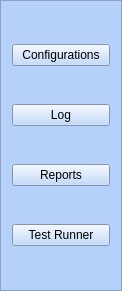
   <widget class="QFrame" name="side_menu">
    <property name="geometry">
     <rect>
      <x>0</x>
      <y>70</y>
      <width>122</width>
      <height>291</height>
     </rect>
    </property>
    <property name="palette">
     <palette>
      <active>
       <colorrole role="WindowText">
        <brush brushstyle="SolidPattern">
         <color alpha="255">
          <red>0</red>
          <green>0</green>
          <blue>0</blue>
         </color>
        </brush>
       </colorrole>
       <colorrole role="Button">
        <brush brushstyle="SolidPattern">
         <color alpha="255">
          <red>181</red>
          <green>209</green>
          <blue>250</blue>
         </color>
        </brush>
       </colorrole>
       <colorrole role="Light">
        <brush brushstyle="SolidPattern">
         <color alpha="255">
          <red>255</red>
          <green>255</green>
          <blue>255</blue>
         </color>
        </brush>
       </colorrole>
       <colorrole role="Midlight">
        <brush brushstyle="SolidPattern">
         <color alpha="255">
          <red>218</red>
          <green>232</green>
          <blue>252</blue>
         </color>
        </brush>
       </colorrole>
       <colorrole role="Dark">
        <brush brushstyle="SolidPattern">
         <color alpha="255">
          <red>90</red>
          <green>104</green>
          <blue>125</blue>
         </color>
        </brush>
       </colorrole>
       <colorrole role="Mid">
        <brush brushstyle="SolidPattern">
         <color alpha="255">
          <red>121</red>
          <green>139</green>
          <blue>167</blue>
         </color>
        </brush>
       </colorrole>
       <colorrole role="Text">
        <brush brushstyle="SolidPattern">
         <color alpha="255">
          <red>0</red>
          <green>0</green>
          <blue>0</blue>
         </color>
        </brush>
       </colorrole>
       <colorrole role="BrightText">
        <brush brushstyle="SolidPattern">
         <color alpha="255">
          <red>255</red>
          <green>255</green>
          <blue>255</blue>
         </color>
        </brush>
       </colorrole>
       <colorrole role="ButtonText">
        <brush brushstyle="SolidPattern">
         <color alpha="255">
          <red>0</red>
          <green>0</green>
          <blue>0</blue>
         </color>
        </brush>
       </colorrole>
       <colorrole role="Base">
        <brush brushstyle="SolidPattern">
         <color alpha="255">
          <red>255</red>
          <green>255</green>
          <blue>255</blue>
         </color>
        </brush>
       </colorrole>
       <colorrole role="Window">
        <brush brushstyle="SolidPattern">
         <color alpha="255">
          <red>181</red>
          <green>209</green>
          <blue>250</blue>
         </color>
        </brush>
       </colorrole>
       <colorrole role="Shadow">
        <brush brushstyle="SolidPattern">
         <color alpha="255">
          <red>0</red>
          <green>0</green>
          <blue>0</blue>
         </color>
        </brush>
       </colorrole>
       <colorrole role="AlternateBase">
        <brush brushstyle="SolidPattern">
         <color alpha="255">
          <red>218</red>
          <green>232</green>
          <blue>252</blue>
         </color>
        </brush>
       </colorrole>
       <colorrole role="ToolTipBase">
        <brush brushstyle="SolidPattern">
         <color alpha="255">
          <red>255</red>
          <green>255</green>
          <blue>220</blue>
         </color>
        </brush>
       </colorrole>
       <colorrole role="ToolTipText">
        <brush brushstyle="SolidPattern">
         <color alpha="255">
          <red>0</red>
          <green>0</green>
          <blue>0</blue>
         </color>
        </brush>
       </colorrole>
       <colorrole role="PlaceholderText">
        <brush brushstyle="SolidPattern">
         <color alpha="128">
          <red>0</red>
          <green>0</green>
          <blue>0</blue>
         </color>
        </brush>
       </colorrole>
      </active>
      <inactive>
       <colorrole role="WindowText">
        <brush brushstyle="SolidPattern">
         <color alpha="255">
          <red>0</red>
          <green>0</green>
          <blue>0</blue>
         </color>
        </brush>
       </colorrole>
       <colorrole role="Button">
        <brush brushstyle="SolidPattern">
         <color alpha="255">
          <red>181</red>
          <green>209</green>
          <blue>250</blue>
         </color>
        </brush>
       </colorrole>
       <colorrole role="Light">
        <brush brushstyle="SolidPattern">
         <color alpha="255">
          <red>255</red>
          <green>255</green>
          <blue>255</blue>
         </color>
        </brush>
       </colorrole>
       <colorrole role="Midlight">
        <brush brushstyle="SolidPattern">
         <color alpha="255">
          <red>218</red>
          <green>232</green>
          <blue>252</blue>
         </color>
        </brush>
       </colorrole>
       <colorrole role="Dark">
        <brush brushstyle="SolidPattern">
         <color alpha="255">
          <red>90</red>
          <green>104</green>
          <blue>125</blue>
         </color>
        </brush>
       </colorrole>
       <colorrole role="Mid">
        <brush brushstyle="SolidPattern">
         <color alpha="255">
          <red>121</red>
          <green>139</green>
          <blue>167</blue>
         </color>
        </brush>
       </colorrole>
       <colorrole role="Text">
        <brush brushstyle="SolidPattern">
         <color alpha="255">
          <red>0</red>
          <green>0</green>
          <blue>0</blue>
         </color>
        </brush>
       </colorrole>
       <colorrole role="BrightText">
        <brush brushstyle="SolidPattern">
         <color alpha="255">
          <red>255</red>
          <green>255</green>
          <blue>255</blue>
         </color>
        </brush>
       </colorrole>
       <colorrole role="ButtonText">
        <brush brushstyle="SolidPattern">
         <color alpha="255">
          <red>0</red>
          <green>0</green>
          <blue>0</blue>
         </color>
        </brush>
       </colorrole>
       <colorrole role="Base">
        <brush brushstyle="SolidPattern">
         <color alpha="255">
          <red>255</red>
          <green>255</green>
          <blue>255</blue>
         </color>
        </brush>
       </colorrole>
       <colorrole role="Window">
        <brush brushstyle="SolidPattern">
         <color alpha="255">
          <red>181</red>
          <green>209</green>
          <blue>250</blue>
         </color>
        </brush>
       </colorrole>
       <colorrole role="Shadow">
        <brush brushstyle="SolidPattern">
         <color alpha="255">
          <red>0</red>
          <green>0</green>
          <blue>0</blue>
         </color>
        </brush>
       </colorrole>
       <colorrole role="AlternateBase">
        <brush brushstyle="SolidPattern">
         <color alpha="255">
          <red>218</red>
          <green>232</green>
          <blue>252</blue>
         </color>
        </brush>
       </colorrole>
       <colorrole role="ToolTipBase">
        <brush brushstyle="SolidPattern">
         <color alpha="255">
          <red>255</red>
          <green>255</green>
          <blue>220</blue>
         </color>
        </brush>
       </colorrole>
       <colorrole role="ToolTipText">
        <brush brushstyle="SolidPattern">
         <color alpha="255">
          <red>0</red>
          <green>0</green>
          <blue>0</blue>
         </color>
        </brush>
       </colorrole>
       <colorrole role="PlaceholderText">
        <brush brushstyle="SolidPattern">
         <color alpha="128">
          <red>0</red>
          <green>0</green>
          <blue>0</blue>
         </color>
        </brush>
       </colorrole>
      </inactive>
      <disabled>
       <colorrole role="WindowText">
        <brush brushstyle="SolidPattern">
         <color alpha="255">
          <red>90</red>
          <green>104</green>
          <blue>125</blue>
         </color>
        </brush>
       </colorrole>
       <colorrole role="Button">
        <brush brushstyle="SolidPattern">
         <color alpha="255">
          <red>181</red>
          <green>209</green>
          <blue>250</blue>
         </color>
        </brush>
       </colorrole>
       <colorrole role="Light">
        <brush brushstyle="SolidPattern">
         <color alpha="255">
          <red>255</red>
          <green>255</green>
          <blue>255</blue>
         </color>
        </brush>
       </colorrole>
       <colorrole role="Midlight">
        <brush brushstyle="SolidPattern">
         <color alpha="255">
          <red>218</red>
          <green>232</green>
          <blue>252</blue>
         </color>
        </brush>
       </colorrole>
       <colorrole role="Dark">
        <brush brushstyle="SolidPattern">
         <color alpha="255">
          <red>90</red>
          <green>104</green>
          <blue>125</blue>
         </color>
        </brush>
       </colorrole>
       <colorrole role="Mid">
        <brush brushstyle="SolidPattern">
         <color alpha="255">
          <red>121</red>
          <green>139</green>
          <blue>167</blue>
         </color>
        </brush>
       </colorrole>
       <colorrole role="Text">
        <brush brushstyle="SolidPattern">
         <color alpha="255">
          <red>90</red>
          <green>104</green>
          <blue>125</blue>
         </color>
        </brush>
       </colorrole>
       <colorrole role="BrightText">
        <brush brushstyle="SolidPattern">
         <color alpha="255">
          <red>255</red>
          <green>255</green>
          <blue>255</blue>
         </color>
        </brush>
       </colorrole>
       <colorrole role="ButtonText">
        <brush brushstyle="SolidPattern">
         <color alpha="255">
          <red>90</red>
          <green>104</green>
          <blue>125</blue>
         </color>
        </brush>
       </colorrole>
       <colorrole role="Base">
        <brush brushstyle="SolidPattern">
         <color alpha="255">
          <red>181</red>
          <green>209</green>
          <blue>250</blue>
         </color>
        </brush>
       </colorrole>
       <colorrole role="Window">
        <brush brushstyle="SolidPattern">
         <color alpha="255">
          <red>181</red>
          <green>209</green>
          <blue>250</blue>
         </color>
        </brush>
       </colorrole>
       <colorrole role="Shadow">
        <brush brushstyle="SolidPattern">
         <color alpha="255">
          <red>0</red>
          <green>0</green>
          <blue>0</blue>
         </color>
        </brush>
       </colorrole>
       <colorrole role="AlternateBase">
        <brush brushstyle="SolidPattern">
         <color alpha="255">
          <red>181</red>
          <green>209</green>
          <blue>250</blue>
         </color>
        </brush>
       </colorrole>
       <colorrole role="ToolTipBase">
        <brush brushstyle="SolidPattern">
         <color alpha="255">
          <red>255</red>
          <green>255</green>
          <blue>220</blue>
         </color>
        </brush>
       </colorrole>
       <colorrole role="ToolTipText">
        <brush brushstyle="SolidPattern">
         <color alpha="255">
          <red>0</red>
          <green>0</green>
          <blue>0</blue>
         </color>
        </brush>
       </colorrole>
       <colorrole role="PlaceholderText">
        <brush brushstyle="SolidPattern">
         <color alpha="128">
          <red>0</red>
          <green>0</green>
          <blue>0</blue>
         </color>
        </brush>
       </colorrole>
      </disabled>
     </palette>
    </property>
    <property name="frameShape">
     <enum>QFrame::StyledPanel</enum>
    </property>
    <layout class="QVBoxLayout" name="verticalLayout">
     <item>
      <widget class="QPushButton" name="Config_btn">
       <property name="text">
        <string>Configurations</string>
       </property>
       <property name="checkable">
        <bool>false</bool>
       </property>
       <property name="checked">
        <bool>false</bool>
       </property>
      </widget>
     </item>
     <item>
      <widget class="QPushButton" name="log_btn">
       <property name="text">
        <string>Log</string>
       </property>
       <property name="checkable">
        <bool>false</bool>
       </property>
      </widget>
     </item>
     <item>
      <widget class="QPushButton" name="report_btn">
       <property name="text">
        <string>Reports</string>
       </property>
       <property name="checkable">
        <bool>false</bool>
       </property>
      </widget>
     </item>
     <item>
      <widget class="QPushButton" name="test_runner_btn">
       <property name="text">
        <string>Test Runner</string>
       </property>
       <property name="checkable">
        <bool>false</bool>
       </property>
      </widget>
     </item>
    </layout>
   </widget>
